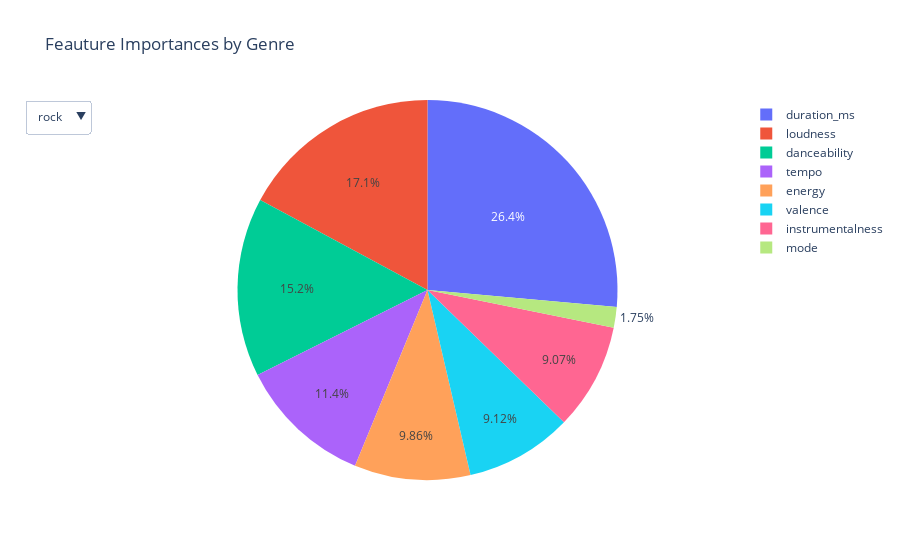

Notebook code for this chart:
### Code cell
# Code for Feature importance by Genre, data needs to be collected by ML algorithm before changing the graph 

names = np.array(['duration_ms', 'loudness', 'danceability', 'tempo', 'energy',
       'valence', 'instrumentalness', 'mode'])

values = [np.array([0.26426963, 0.1713882 , 0.15244108, 0.11391293, 0.09864651,
        0.09115961, 0.09070688, 0.01747517]),
 np.array([0.22678292, 0.1566791 , 0.1417102 , 0.13444943, 0.11909646,
        0.11840187, 0.0954191 , 0.00746091]),
 np.array([0.31674335, 0.17147713, 0.13127659, 0.11779682, 0.10147957,
        0.09153847, 0.06420517, 0.0054829 ]),
 np.array([0.25095957, 0.19786388, 0.19056586, 0.1262529 , 0.10846616,
        0.0648168 , 0.0606962 , 0.00037864]),
 np.array([0.24330939, 0.14303532, 0.13180711, 0.12130193, 0.11281486,
        0.11038832, 0.10222641, 0.03511666]),
 np.array([0.18420055, 0.16400739, 0.16302037, 0.15549666, 0.13914511,
        0.11085031, 0.06641271, 0.0168669 ])]

genres = ['rock', 'r&b', 'pop', 'edm', 'latin', 'rap']


figs = {
    f'{genres[i]}': px.pie(names = names, values = values[i], title = 'Feauture Importances by Genre', template = 'plotly').update_traces(name = genres[i], visible = False)
    for i in np.arange(0,6)
}

defaultgenre = genres[0]
fig = figs[defaultgenre].update_traces(visible=True)
for k in figs.keys():
    if k != defaultgenre:
        fig.add_traces(figs[k].data)
        
fig.update_layout(
    updatemenus=[
        {
            "buttons": [
                {
                    "label": k,
                    "method": "update",
                    # list comprehension for which traces are visible
                    "args": [{"visible": [kk == k for kk in figs.keys()]}],
                }
                for k in figs.keys()
            ]
        }
    ]
)

### Figure 1 — Plotly figure (JSON) as saved in the notebook; plotly's stock layout.template omitted (floating-point values rounded to 4 significant figures)
{"data": [{"domain": {"x": [0, 1], "y": [0, 1]}, "hovertemplate": "label=%{label}<br>value=%{value}<extra></extra>", "labels": ["duration_ms", "loudness", "danceability", "tempo", "energy", "valence", "instrumentalness", "mode"], "legendgroup": "", "name": "rock", "showlegend": true, "type": "pie", "values": [0.2643, 0.1714, 0.1524, 0.1139, 0.09865, 0.09116, 0.09071, 0.01748], "visible": true}, {"domain": {"x": [0, 1], "y": [0, 1]}, "hovertemplate": "label=%{label}<br>value=%{value}<extra></extra>", "labels": ["duration_ms", "loudness", "danceability", "tempo", "energy", "valence", "instrumentalness", "mode"], "legendgroup": "", "name": "r&b", "showlegend": true, "type": "pie", "values": [0.2268, 0.1567, 0.1417, 0.1344, 0.1191, 0.1184, 0.09542, 0.007461], "visible": false}, {"domain": {"x": [0, 1], "y": [0, 1]}, "hovertemplate": "label=%{label}<br>value=%{value}<extra></extra>", "labels": ["duration_ms", "loudness", "danceability", "tempo", "energy", "valence", "instrumentalness", "mode"], "legendgroup": "", "name": "pop", "showlegend": true, "type": "pie", "values": [0.3167, 0.1715, 0.1313, 0.1178, 0.1015, 0.09154, 0.06421, 0.005483], "visible": false}, {"domain": {"x": [0, 1], "y": [0, 1]}, "hovertemplate": "label=%{label}<br>value=%{value}<extra></extra>", "labels": ["duration_ms", "loudness", "danceability", "tempo", "energy", "valence", "instrumentalness", "mode"], "legendgroup": "", "name": "edm", "showlegend": true, "type": "pie", "values": [0.251, 0.1979, 0.1906, 0.1263, 0.1085, 0.06482, 0.0607, 0.0003786], "visible": false}, {"domain": {"x": [0, 1], "y": [0, 1]}, "hovertemplate": "label=%{label}<br>value=%{value}<extra></extra>", "labels": ["duration_ms", "loudness", "danceability", "tempo", "energy", "valence", "instrumentalness", "mode"], "legendgroup": "", "name": "latin", "showlegend": true, "type": "pie", "values": [0.2433, 0.143, 0.1318, 0.1213, 0.1128, 0.1104, 0.1022, 0.03512], "visible": false}, {"domain": {"x": [0, 1], "y": [0, 1]}, "hovertemplate": "label=%{label}<br>value=%{value}<extra></extra>", "labels": ["duration_ms", "loudness", "danceability", "tempo", "energy", "valence", "instrumentalness", "mode"], "legendgroup": "", "name": "rap", "showlegend": true, "type": "pie", "values": [0.1842, 0.164, 0.163, 0.1555, 0.1391, 0.1109, 0.06641, 0.01687], "visible": false}], "layout": {"legend": {"tracegroupgap": 0}, "title": {"text": "Feauture Importances by Genre"}, "updatemenus": [{"buttons": [{"args": [{"visible": [true, false, false, false, false, false]}], "label": "rock", "method": "update"}, {"args": [{"visible": [false, true, false, false, false, false]}], "label": "r&b", "method": "update"}, {"args": [{"visible": [false, false, true, false, false, false]}], "label": "pop", "method": "update"}, {"args": [{"visible": [false, false, false, true, false, false]}], "label": "edm", "method": "update"}, {"args": [{"visible": [false, false, false, false, true, false]}], "label": "latin", "method": "update"}, {"args": [{"visible": [false, false, false, false, false, true]}], "label": "rap", "method": "update"}]}]}}
